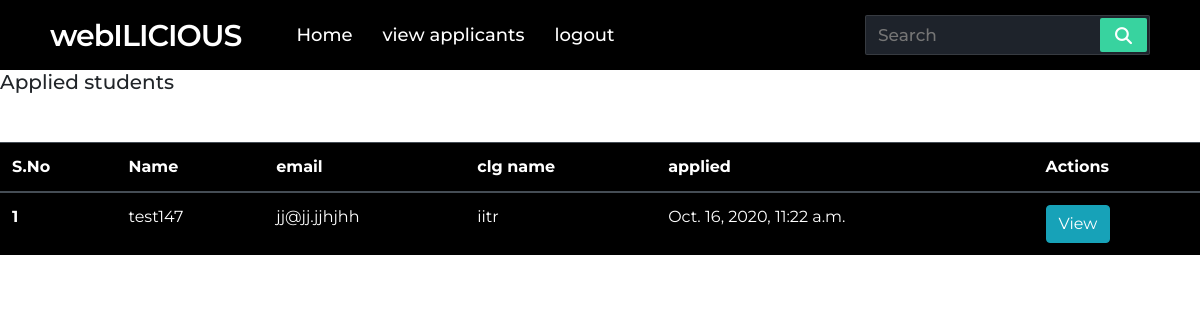
Page /controller/viewapplicants on the earlier database version.
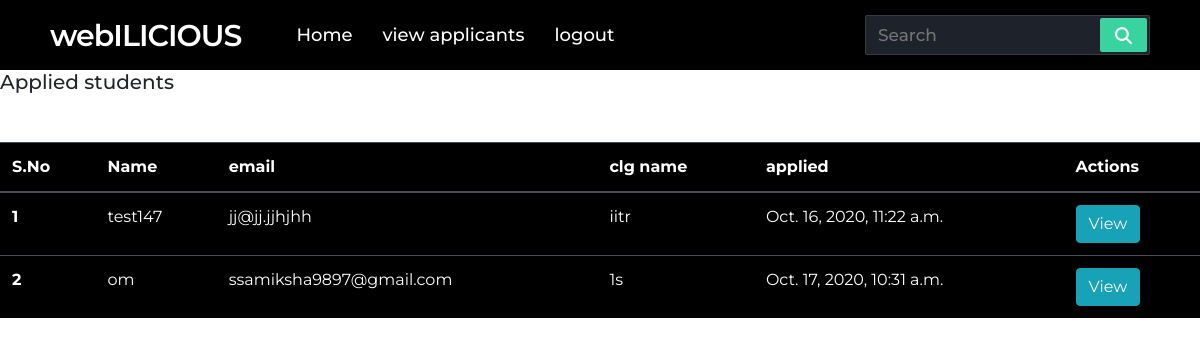
Same page on the later database version.
### controller/models.py (models this page shows, shortened)
class Applicants(models.Model):
    applicant = models.OneToOneField(User,on_delete=models.CASCADE)
    app_email=models.CharField(max_length=255)
    app_clg=models.CharField(max_length=255)
    dateregisteres= models.DateTimeField(auto_now_add=True)

### controller/views.py (the view)
# urls.py: path('viewapplicants',views.viewapplicants,name="viewapplicants"),
def viewapplicants(request):
    item = Applicants.objects.all()
    context ={'item' : item}
    return render(request,'controller/viewapp.html',context)

### controller/templates/controller/viewapp.html (shortened to what this page needs)
{% extends 'controller/base.html' %}
{% load static %}
{% block body %}
<h5>Applied students </h5>
{% if item %}
<div class="  mt-5 table-responsive">
  <table class="table table-hover table-dark  " style="background-color:black" >
    <thead>
      <tr>
        <th scope="col">S.No</th>
        <th scope="col">Name</th>
        <th scope="col">email</th>
        <th scope="col">clg name</th>
        <th scope="col">applied</th>
        <th scope="col">Actions</th>
      </tr>
    </thead>
    <tbody>
      {%  for ite in item %}
      <tr>
        <th scope="row">{{ forloop.counter }}</th>
        <td>{{ ite.applicant }}</td>
        <td>{{ ite.app_email }}</td>
        <td>{{ ite.app_clg }}</td>
        <td>{{ ite.dateregisteres }}</td>
        <td>
        <a href="{%url 'completedetails' ite.id %}" class="btn btn-info text-white">View</a>
        </td>
      </tr>
      {% endfor %}
      {% else %}
      <h6 style="margin-top: 100px;color: #c9302c"> No applications present!!! </h6>
      {% endif %}
{% endblock body %}

### controller/templates/controller/base.html (shortened to what this page needs)
{% load static %}
<!doctype html>
<html lang="en">
  <head>
    <link rel="stylesheet" href="https://stackpath.bootstrapcdn.com/bootstrap/4.5.2/css/bootstrap.min.css">
    <link rel="stylesheet" href="{% static 'css/base.css' %}">
  </head>
  <body >
    <nav class="nav-bar">
        <div class="logo">
        webILICIOUS</div>
        <div class="nav-items">
        <li><a href="{% url 'home' %}">Home</a></li>
        <li><a href="{%url 'viewapplicants'%}">view applicants</a></li>
        <li><a href="{%url 'logout'%}">logout</a></li>
        </div>
        <form action="#">
                <input type="search" class="search-data" placeholder="Search" required>
                <button type="submit" class="fas fa-search"></button>
            </form>
        </nav>
{% block body %}
{% endblock body %}
  </body>
</html>

### static/css/base.css (style rules this page uses)
* { margin: 0; padding: 0; outline: none; box-sizing: border-box; font-family: 'Montserrat', sans-serif; }
nav { background: #000000; display: flex; flex-wrap: wrap; align-items: center; justify-content: space-between; height: 70px; padding: 0 100px; }
nav .logo { color: #fff; font-size: 30px; font-weight: 600; letter-spacing: -1px; }
nav .nav-items { display: flex; flex: 1; padding: 0 0 0 40px; }
nav .nav-items li { list-style: none; padding: 0 15px; }
nav .nav-items li a { color: #fff; font-size: 18px; font-weight: 500; text-decoration: none; }
nav form { display: flex; height: 40px; padding: 2px; background: #1e232b; min-width: 18%!important; border-radius: 2px; border: 1px solid rgba(155,155,155,0.2); }
nav form .search-data { width: 100%; height: 100%; padding: 0 10px; color: #fff; font-size: 17px; border: none; font-weight: 500; background: none; }
nav form button { padding: 0 15px; color: #fff; font-size: 17px; background: #38d39f; border: none; border-radius: 2px; cursor: pointer; }
@media (max-width: 1245px) { nav { padding: 0 50px; } }

Differences in the rows shown:
added Applicants: applicant "om", app_email "ssamiksha9897@gmail.com", app_clg "1s", dateregisteres "Oct. 17, 2020, 10:31 a.m."
